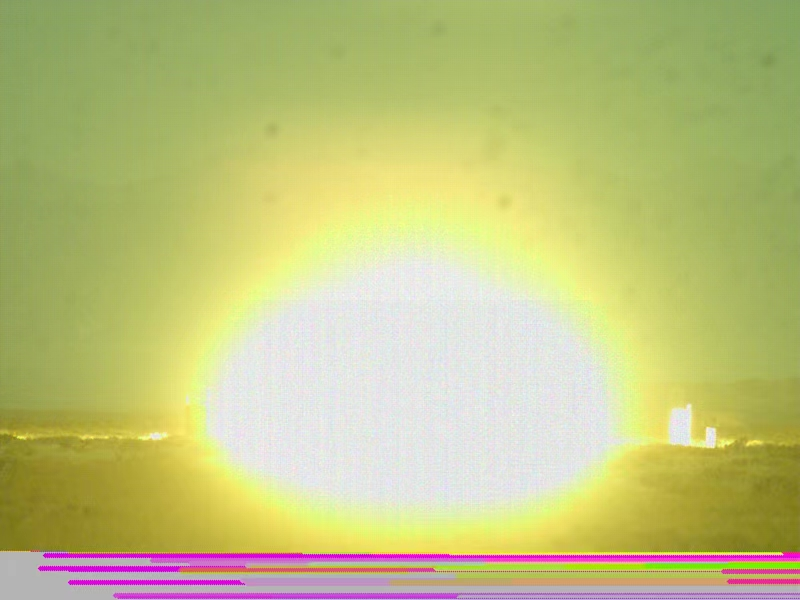
#> input picture images/fireball_sequence/1.jpg, 800 x 600 px; its folder holds only this picture in this run
$ python fireball_segmentation.py
#> lines starting #> are read from the running program, lines starting #| are printed output that depends on the picture; after the words box and inside, x2 and y2 are one past the last pixel; in counts of white or black regions, pixels touching at a corner belong together
#!/usr/bin/env python3
# -*- coding: utf-8 -*-
"""
火球分割实验 - 传统CV算法
使用多种方法分割火球并计算直径
"""

import cv2
import numpy as np
import matplotlib.pyplot as plt
import os
import glob
from pathlib import Path

class FireballSegmenter:
    """火球分割器"""

    def __init__(self):
        self.results = []

    def segment_fireball(self, image_path, method='color_threshold'):
        """
        分割火球

        Args:
            image_path: 图像路径
            method: 分割方法 ('color_threshold', 'brightness', 'edge_detection', 'combined')

        Returns:
            dict: 分割结果
        """
        # 读取图像
        image = cv2.imread(image_path)
        if image is None:
            raise ValueError(f"无法读取图像: {image_path}")

        # 转换为RGB
        image_rgb = cv2.cvtColor(image, cv2.COLOR_BGR2RGB)
        height, width = image_rgb.shape[:2]

        if method == 'color_threshold':
            result = self._segment_by_color(image_rgb)
        elif method == 'brightness':
            result = self._segment_by_brightness(image_rgb)
        elif method == 'edge_detection':
            result = self._segment_by_edge(image_rgb)
        elif method == 'combined':
            result = self._segment_combined(image_rgb)
        else:
            raise ValueError(f"未知的分割方法: {method}")

        # 计算几何参数
        result.update(self._calculate_geometry(result['mask'], image_rgb))
        result['original_image'] = image_rgb
        result['method'] = method
        result['image_path'] = image_path

        return result

    def _segment_by_color(self, image):
        """基于颜色阈值分割"""
        # 转换为HSV
        hsv = cv2.cvtColor(image, cv2.COLOR_RGB2HSV)

        # 定义火球颜色范围 (橙色到黄色)
        # 调整参数以适应不同光照条件
        lower_orange1 = np.array([0, 50, 50])    # 红色区域
        upper_orange1 = np.array([10, 255, 255])
        lower_orange2 = np.array([10, 50, 50])   # 橙色区域
        upper_orange2 = np.array([25, 255, 255])
        lower_yellow = np.array([25, 50, 50])    # 黄色区域
        upper_yellow = np.array([35, 255, 255])

        # 创建多个颜色掩码
        mask1 = cv2.inRange(hsv, lower_orange1, upper_orange1)
        mask2 = cv2.inRange(hsv, lower_orange2, upper_orange2)
        mask3 = cv2.inRange(hsv, lower_yellow, upper_yellow)

        # 合并掩码
        mask = cv2.bitwise_or(mask1, mask2)
        mask = cv2.bitwise_or(mask, mask3)

        # 形态学操作
        mask = self._morphology_operations(mask)

        return {'mask': mask, 'method_details': 'HSV颜色阈值分割'}

    def _segment_by_brightness(self, image):
        """基于亮度分割"""
        # 转换为灰度图
        gray = cv2.cvtColor(image, cv2.COLOR_RGB2GRAY)

        # 自适应阈值
        adaptive_thresh = cv2.adaptiveThreshold(
            gray, 255, cv2.ADAPTIVE_THRESH_GAUSSIAN_C, cv2.THRESH_BINARY, 11, 2
        )

        # Otsu阈值
        _, otsu_thresh = cv2.threshold(gray, 0, 255, cv2.THRESH_BINARY + cv2.THRESH_OTSU)

        # 结合两种方法
        mask = cv2.bitwise_and(adaptive_thresh, otsu_thresh)

        # 形态学操作
        mask = self._morphology_operations(mask)

        return {'mask': mask, 'method_details': '自适应+Otsu阈值分割'}

    def _segment_by_edge(self, image):
        """基于边缘检测分割"""
        # 转换为灰度图
        gray = cv2.cvtColor(image, cv2.COLOR_RGB2GRAY)

        # 高斯模糊
        blurred = cv2.GaussianBlur(gray, (5, 5), 0)

        # Canny边缘检测
        edges = cv2.Canny(blurred, 50, 150)

        # 查找轮廓
        contours, _ = cv2.findContours(edges, cv2.RETR_EXTERNAL, cv2.CHAIN_APPROX_SIMPLE)

        # 创建掩码
        mask = np.zeros_like(gray)
        if contours:
            # 找到最大的轮廓
            largest_contour = max(contours, key=cv2.contourArea)
            cv2.fillPoly(mask, [largest_contour], 255)

        return {'mask': mask, 'method_details': 'Canny边缘检测分割'}

    def _segment_combined(self, image):
        """组合方法分割"""
        # 颜色分割
        color_result = self._segment_by_color(image)
        color_mask = color_result['mask']

        # 亮度分割
        brightness_result = self._segment_by_brightness(image)
        brightness_mask = brightness_result['mask']

        # 边缘分割
        edge_result = self._segment_by_edge(image)
        edge_mask = edge_result['mask']

        # 组合掩码 (投票机制)
        combined_mask = np.zeros_like(color_mask)
        combined_mask[(color_mask > 0) & (brightness_mask > 0)] = 255
        combined_mask[(edge_mask > 0) & (brightness_mask > 0)] = 255

        # 形态学操作
        combined_mask = self._morphology_operations(combined_mask)

        return {'mask': combined_mask, 'method_details': '组合方法分割'}

    def _morphology_operations(self, mask):
        """形态学操作"""
        # 开运算去除小噪声
        kernel_open = np.ones((3, 3), np.uint8)
        mask = cv2.morphologyEx(mask, cv2.MORPH_OPEN, kernel_open)

        # 闭运算填充内部空洞
        kernel_close = np.ones((5, 5), np.uint8)
        mask = cv2.morphologyEx(mask, cv2.MORPH_CLOSE, kernel_close)

        # 膨胀操作连接断裂区域
        kernel_dilate = np.ones((3, 3), np.uint8)
        mask = cv2.dilate(mask, kernel_dilate, iterations=1)

        return mask

    def _calculate_geometry(self, mask, original_image):
        """计算几何参数"""
        # 查找轮廓
        contours, _ = cv2.findContours(mask, cv2.RETR_EXTERNAL, cv2.CHAIN_APPROX_SIMPLE)

        if not contours:
            return {
                'diameter_pixels': 0,
                'area_pixels': 0,
                'center': (0, 0),
                'contours': [],
                'largest_contour': None
            }

        # 找到最大的轮廓
        largest_contour = max(contours, key=cv2.contourArea)

        # 计算面积
        area_pixels = cv2.contourArea(largest_contour)

        # 计算等效直径 (假设为圆形)
        diameter_pixels = 2 * np.sqrt(area_pixels / np.pi)

        # 计算中心点
        M = cv2.moments(largest_contour)
        if M["m00"] != 0:
            center_x = int(M["m10"] / M["m00"])
            center_y = int(M["m01"] / M["m00"])
        else:
            # 使用边界框中心
            x, y, w, h = cv2.boundingRect(largest_contour)
            center_x, center_y = x + w//2, y + h//2

        return {
            'diameter_pixels': diameter_pixels,
            'area_pixels': area_pixels,
            'center': (center_x, center_y),
            'contours': contours,
            'largest_contour': largest_contour
        }

    def visualize_result(self, result, save_path=None):
        """可视化分割结果"""
        fig, axes = plt.subplots(2, 2, figsize=(15, 10))

        # 原始图像
        axes[0, 0].imshow(result['original_image'])
        axes[0, 0].set_title('原始图像', fontsize=14, fontweight='bold')
        axes[0, 0].axis('off')

        # 分割掩码
        axes[0, 1].imshow(result['mask'], cmap='gray')
        axes[0, 1].set_title('分割掩码', fontsize=14, fontweight='bold')
        axes[0, 1].axis('off')

        # 叠加结果 - 用蓝色线标注轮廓
        overlay = result['original_image'].copy()
        if result['contours']:
            # 绘制所有轮廓
            cv2.drawContours(overlay, result['contours'], -1, (0, 0, 255), 2)  # 蓝色轮廓

            # 绘制最大轮廓
            if result['largest_contour'] is not None:
                cv2.drawContours(overlay, [result['largest_contour']], -1, (255, 0, 0), 3)  # 红色轮廓

            # 绘制中心点
            center = result['center']
            cv2.circle(overlay, center, 5, (0, 255, 0), -1)  # 绿色中心点

            # 绘制直径线
            radius = result['diameter_pixels'] / 2
            cv2.circle(overlay, center, int(radius), (255, 255, 0), 2)  # 黄色直径圆

        axes[1, 0].imshow(overlay)
        axes[1, 0].set_title('分割结果 (蓝色轮廓)', fontsize=14, fontweight='bold')
        axes[1, 0].axis('off')

        # 测量信息
        info_text = f"""
分割方法: {result['method_details']}
直径: {result['diameter_pixels']:.1f} 像素
面积: {result['area_pixels']:.0f} 像素²
中心: ({result['center'][0]}, {result['center'][1]})
轮廓数量: {len(result['contours'])}
        """

        axes[1, 1].text(0.05, 0.95, info_text, transform=axes[1, 1].transAxes,
                        fontsize=12, verticalalignment='top',
                        bbox=dict(boxstyle="round,pad=0.5", facecolor='lightblue', alpha=0.8))
        axes[1, 1].set_xlim(0, 1)
        axes[1, 1].set_ylim(0, 1)
        axes[1, 1].axis('off')

        plt.tight_layout()

        if save_path:
            plt.savefig(save_path, dpi=300, bbox_inches='tight')
            print(f"结果已保存到: {save_path}")

        plt.show()

        return fig

    def process_sequence(self, image_folder, methods=['color_threshold', 'brightness', 'edge_detection', 'combined']):
        """处理整个图像序列"""
        # 获取所有图像文件
        image_files = glob.glob(os.path.join(image_folder, "*.jpg"))
        image_files.extend(glob.glob(os.path.join(image_folder, "*.png")))
        image_files.sort()

        if not image_files:
            print(f"在 {image_folder} 中没有找到图像文件")
            return

        print(f"找到 {len(image_files)} 个图像文件")

        # 为每个方法处理所有图像
        for method in methods:
            print(f"\n=== 使用 {method} 方法处理图像序列 ===")
            method_results = []

            for i, image_path in enumerate(image_files):
                print(f"处理图像 {i+1}/{len(image_files)}: {os.path.basename(image_path)}")

                try:
                    result = self.segment_fireball(image_path, method)
                    method_results.append(result)

                    # 保存单个结果
                    save_path = f"result_{method}_{i+1}.png"
                    self.visualize_result(result, save_path)

                    print(f"  直径: {result['diameter_pixels']:.1f} 像素")
                    print(f"  面积: {result['area_pixels']:.0f} 像素²")

                except Exception as e:
                    print(f"  处理失败: {e}")

            # 保存方法结果
            self.results.append({
                'method': method,
                'results': method_results
            })

    def generate_summary(self, save_path="segmentation_summary.png"):
        """生成分割结果总结"""
        if not self.results:
            print("没有结果可总结")
            return

        methods = [r['method'] for r in self.results]
        n_methods = len(methods)
        n_images = len(self.results[0]['results'])

        fig, axes = plt.subplots(n_methods, n_images, figsize=(4*n_images, 4*n_methods))
        if n_methods == 1:
            axes = axes.reshape(1, -1)
        if n_images == 1:
            axes = axes.reshape(-1, 1)

        for method_idx, method_result in enumerate(self.results):
            method = method_result['method']
            results = method_result['results']

            for img_idx, result in enumerate(results):
                ax = axes[method_idx, img_idx]

                # 显示叠加结果
                overlay = result['original_image'].copy()
                if result['contours']:
                    cv2.drawContours(overlay, result['contours'], -1, (0, 0, 255), 2)
                    if result['largest_contour'] is not None:
                        cv2.drawContours(overlay, [result['largest_contour']], -1, (255, 0, 0), 3)
                    center = result['center']
                    cv2.circle(overlay, center, 5, (0, 255, 0), -1)
                    radius = result['diameter_pixels'] / 2
                    cv2.circle(overlay, center, int(radius), (255, 255, 0), 2)

                ax.imshow(overlay)
                ax.set_title(f"{method}\n直径: {result['diameter_pixels']:.1f}px", fontsize=10)
                ax.axis('off')

        plt.tight_layout()
        plt.savefig(save_path, dpi=300, bbox_inches='tight')
        print(f"总结图已保存到: {save_path}")
        plt.show()

def main():
    """主函数"""
    # 创建分割器
    segmenter = FireballSegmenter()

    # 图像文件夹路径
    image_folder = "images/fireball_sequence"

    # 检查文件夹是否存在
    if not os.path.exists(image_folder):
        print(f"图像文件夹不存在: {image_folder}")
        return

    print("🔥 火球分割实验开始")
    print("=" * 50)

    # 定义分割方法
    methods = ['color_threshold', 'brightness', 'edge_detection', 'combined']

    # 处理图像序列
    segmenter.process_sequence(image_folder, methods)
#> in segment_fireball, image is the input picture: shape (600, 800, 3); mean B, G, R 127.2, 194.4, 191.9
#> in _segment_by_color, `hsv = cv2.cvtColor(image, cv2.COLOR_RGB2HSV)`: hsv: shape (600, 800, 3); mean H, S, V 44.8, 102.8, 201.3
#> in _segment_by_color, `mask1 = cv2.inRange(hsv, lower_orange1, upper_orange1)`:
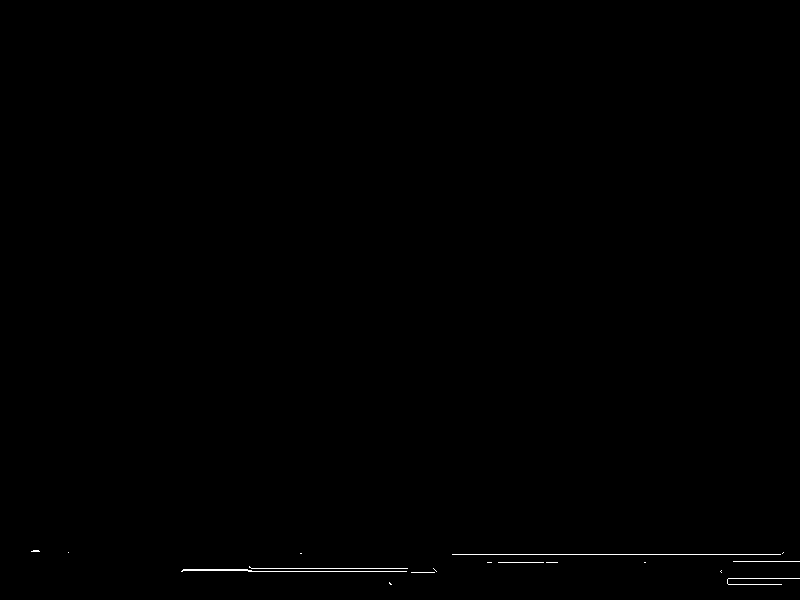
#> mask1: shape (600, 800); 0.23% white in thin lines or dots, all inside (x1, y1, x2, y2) = (31, 550, 800, 585)
#> in _segment_by_color, `mask2 = cv2.inRange(hsv, lower_orange2, upper_orange2)`:
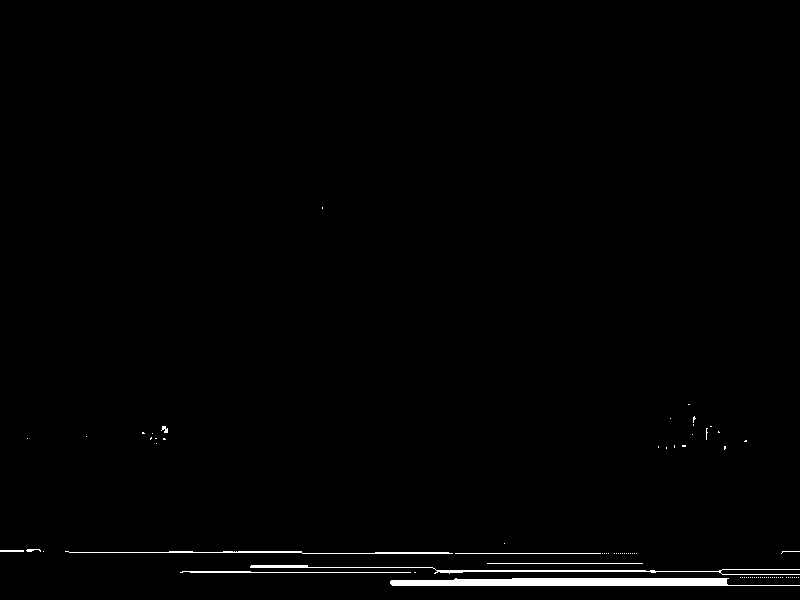
#> mask2: shape (600, 800); 1% white; 81 white regions (71 under 20 px), largest, box (x1, y1, x2, y2) and area: (390, 578, 800, 586) 2584, (250, 565, 800, 575) 996, (65, 551, 453, 554) 562
#> in _segment_by_color, `mask3 = cv2.inRange(hsv, lower_yellow, upper_yellow)`:
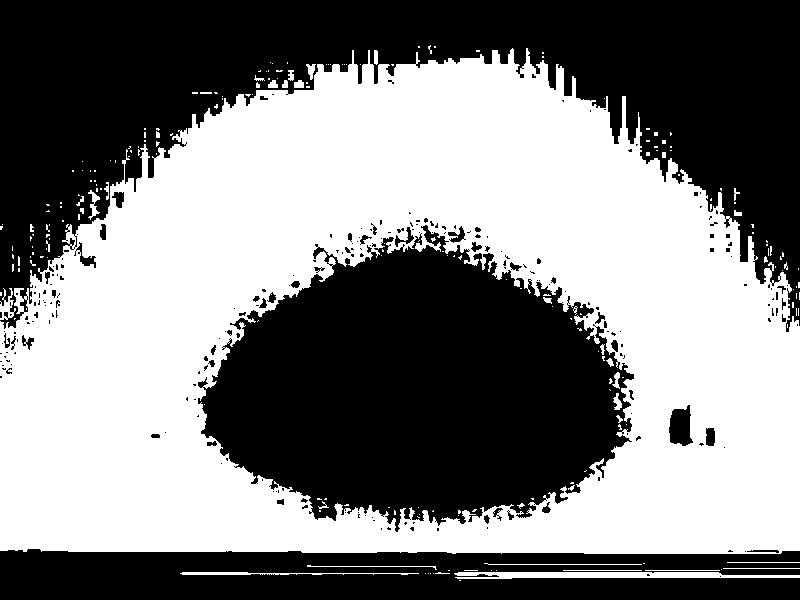
#> mask3: shape (600, 800); 50.4% white; 231 black regions (185 under 20 px), largest, box (x1, y1, x2, y2) and area: (0, 0, 800, 332) 112218, (198, 225, 634, 532) 87078, (0, 549, 800, 600) 35040
#> in _segment_by_color, `mask = cv2.bitwise_or(mask1, mask2)`: mask: shape (600, 800); 1.3% white; 34 white regions (26 under 20 px), largest, box (x1, y1, x2, y2) and area: (389, 577, 800, 586) 2746, (180, 565, 800, 575) 1768, (65, 551, 800, 555) 1078
#> in _segment_by_color, `mask = cv2.bitwise_or(mask, mask3)`: mask: shape (600, 800); 51.5% white; 231 black regions (183 under 20 px), largest, box (x1, y1, x2, y2) and area: (0, 0, 800, 332) 112218, (198, 225, 634, 532) 87078, (0, 551, 800, 600) 28735
#> in _morphology_operations, `mask = cv2.morphologyEx(mask, cv2.MORPH_OPEN, kernel_open)`: mask: shape (600, 800); 50.7% white; 113 black regions (82 under 20 px), largest, box (x1, y1, x2, y2) and area: (0, 0, 800, 332) 114574, (193, 218, 634, 532) 89305, (0, 550, 800, 600) 30233
#> in _morphology_operations, `mask = cv2.morphologyEx(mask, cv2.MORPH_CLOSE, kernel_close)`:
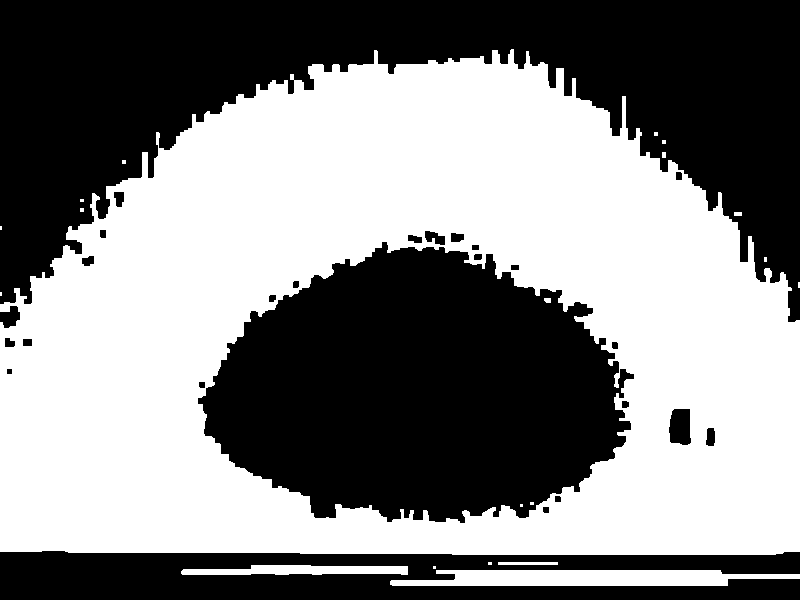
#> mask: shape (600, 800); 51.9% white; 26 black regions, largest, box (x1, y1, x2, y2) and area: (0, 0, 800, 322) 112647, (198, 242, 634, 523) 86336, (0, 551, 800, 600) 29770
#> in _morphology_operations, `mask = cv2.dilate(mask, kernel_dilate, iterations=1)`:
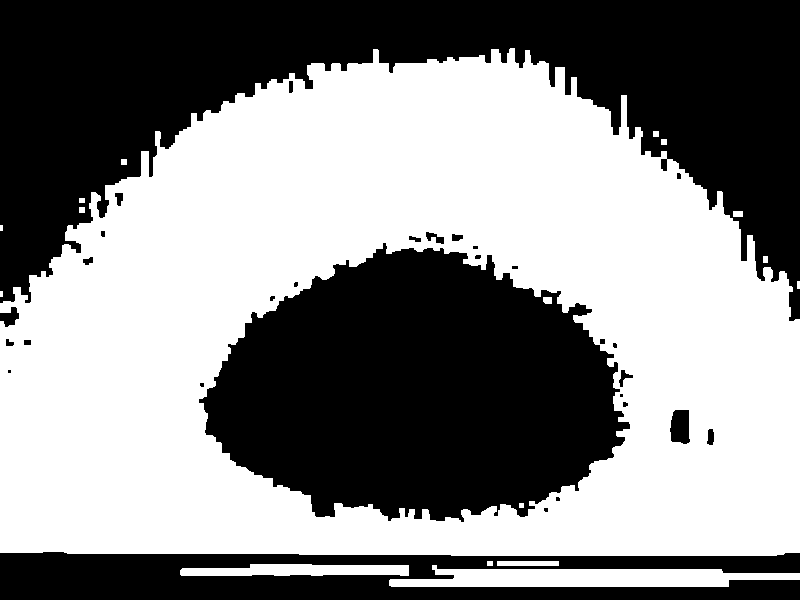
#> mask: shape (600, 800); 53.5% white; 30 black regions (9 under 20 px)
#> in segment_fireball, `result = self._segment_by_color(image_rgb)`: result = 2 items
#> in _calculate_geometry, `contours, _ = cv2.findContours(mask, cv2.RETR_EXTERNAL, cv2.CHAIN_APPR..`: contours = 15 contours, 3 with area under 20; largest, box (x1, y1, x2, y2) and area: (0, 48, 800, 556) 331664, (389, 565, 800, 587) 5627, (180, 564, 409, 576) 2010, (497, 561, 559, 566) 244, (733, 211, 743, 217) 45
#> in _calculate_geometry, `largest_contour = max(contours, key=cv2.contourArea)`: largest_contour = contour of 616 points, box (x1, y1, x2, y2) (0, 48, 800, 556), area 331664
#> in _calculate_geometry, `area_pixels = cv2.contourArea(largest_contour)`: area_pixels = 331664.5
#> in _calculate_geometry, `diameter_pixels = 2 * np.sqrt(area_pixels / np.pi)`: diameter_pixels = 649.8
#> in _calculate_geometry, `M = cv2.moments(largest_contour)`: M = moments, m00 331664.5, centre m10/m00, m01/m00 = (403.6, 338.8)
#> in _calculate_geometry, `center_x = int(M["m10"] / M["m00"])`: center_x = 403
#> in _calculate_geometry, `center_y = int(M["m01"] / M["m00"])`: center_y = 338
#> in process_sequence, `result = self.segment_fireball(image_path, method)`: result = 10 items
#> in visualize_result, `center = result['center']`: center = (403, 338)
#> in visualize_result, `cv2.circle(overlay, center, 5, (0, 255, 0), -1)`: overlay: shape (600, 800, 3); mean R, G, B 192.4, 187.6, 125
#> in visualize_result, `radius = result['diameter_pixels'] / 2`: radius = 324.9
#> in visualize_result, `cv2.circle(overlay, center, int(radius), (255, 255, 0), 2)`:
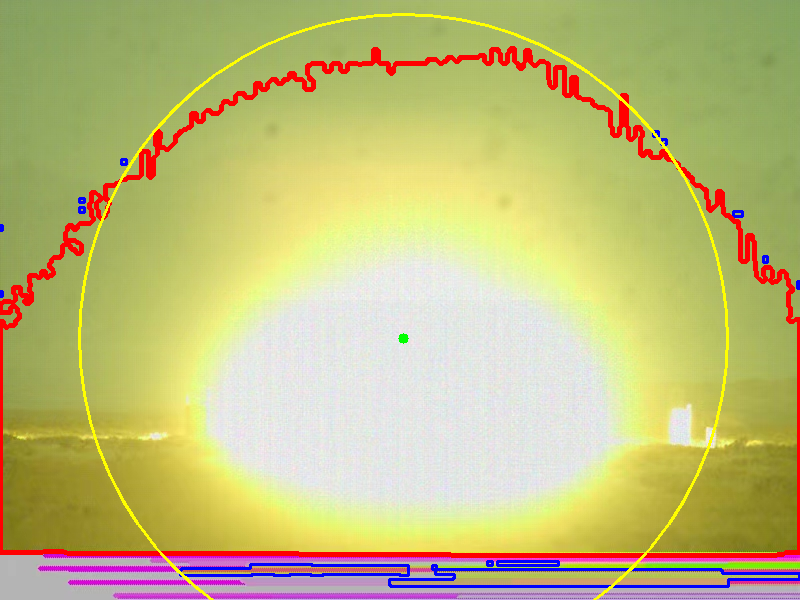
#> overlay: shape (600, 800, 3); mean R, G, B 193.2, 188.6, 124
#|   直径: 649.8 像素
#|   面积: 331664 像素²

    # 生成总结
    print("\n生成分割结果总结...")
    segmenter.generate_summary()
#> after the loop in generate_summary, `for method_idx, method_result in enumerate(self.results):`:
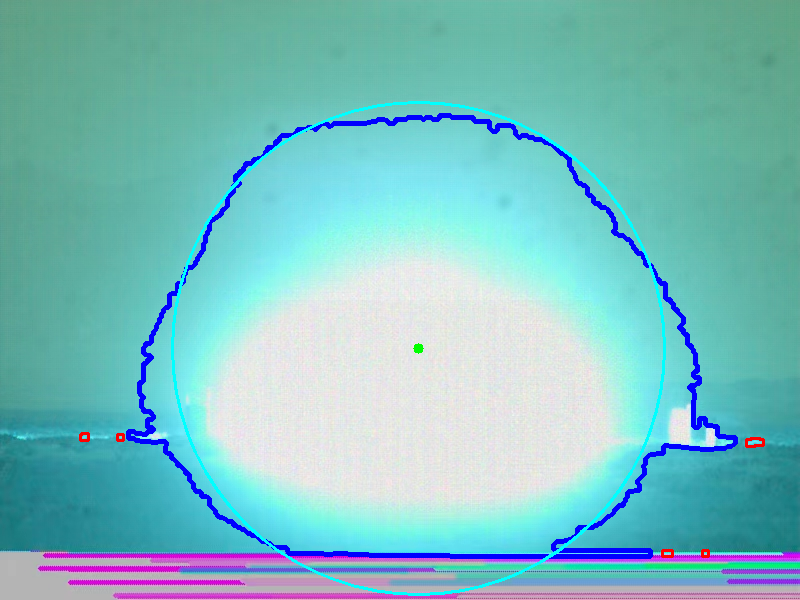
#> overlay: shape (600, 800, 3); mean of channels 0, 1, 2 193.2, 191.1, 123.9; drawn as B, G, R

    print("\n🎉 火球分割实验完成！")

if __name__ == "__main__":
    main()
